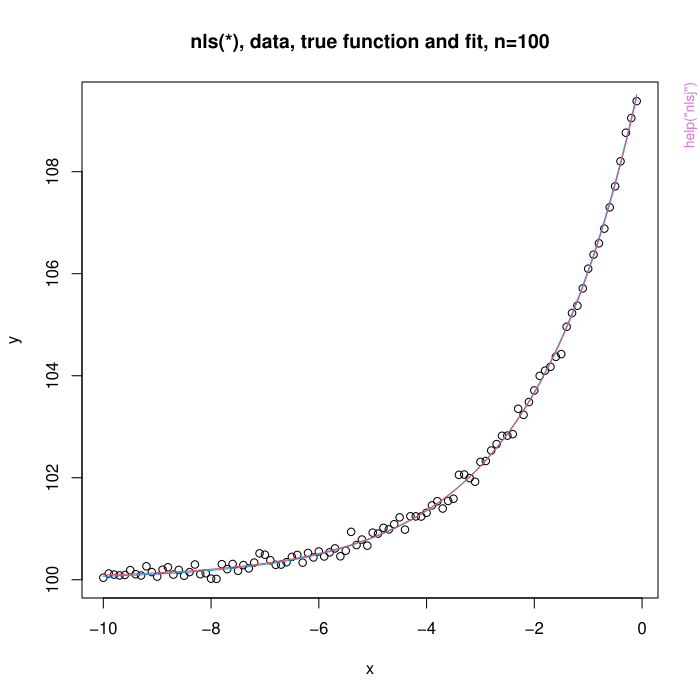

Generate this figure with R:
pkgname <- "nlsj"
source(file.path(R.home("share"), "R", "examples-header.R"))
options(warn = 1)
base::assign(".ExTimings", "nlsj-Ex.timings", pos = 'CheckExEnv')
base::cat("name\tuser\tsystem\telapsed\n", file=base::get(".ExTimings", pos = 'CheckExEnv'))
base::assign(".format_ptime",
function(x) {
  if(!is.na(x[4L])) x[1L] <- x[1L] + x[4L]
  if(!is.na(x[5L])) x[2L] <- x[2L] + x[5L]
  options(OutDec = '.')
  format(x[1L:3L], digits = 7L)
},
pos = 'CheckExEnv')

### * </HEADER>
library('nlsj')

base::assign(".oldSearch", base::search(), pos = 'CheckExEnv')
base::assign(".old_wd", base::getwd(), pos = 'CheckExEnv')
cleanEx()
nameEx("getInitial")
### * getInitial

flush(stderr()); flush(stdout())

base::assign(".ptime", proc.time(), pos = "CheckExEnv")
### Name: getInitial
### Title: Get Initial Parameter Estimates
### Aliases: getInitial getInitial.default getInitial.formula
### Keywords: models nonlinear manip

### ** Examples

PurTrt <- Puromycin[ Puromycin$state == "treated", ]
print(getInitial( rate ~ SSmicmen( conc, Vm, K ), PurTrt ), digits = 3)



base::assign(".dptime", (proc.time() - get(".ptime", pos = "CheckExEnv")), pos = "CheckExEnv")
base::cat("getInitial", base::get(".format_ptime", pos = 'CheckExEnv')(get(".dptime", pos = "CheckExEnv")), "\n", file=base::get(".ExTimings", pos = 'CheckExEnv'), append=TRUE, sep="\t")
cleanEx()
nameEx("nlsj")
### * nlsj

flush(stderr()); flush(stdout())

base::assign(".ptime", proc.time(), pos = "CheckExEnv")
### Name: nls
### Title: Nonlinear Least Squares
### Aliases: nls
### Keywords: nonlinear regression models

### ** Examples

## Don't show: 
od <- options(digits=5)
## End(Don't show)
require(graphics)

DNase1 <- subset(DNase, Run == 1)

## using a selfStart model
fm1DNase1 <- nls(density ~ SSlogis(log(conc), Asym, xmid, scal), DNase1)
summary(fm1DNase1)
## the coefficients only:
coef(fm1DNase1)
## including their SE, etc:
coef(summary(fm1DNase1))

## using conditional linearity
fm2DNase1 <- nls(density ~ 1/(1 + exp((xmid - log(conc))/scal)),
                 data = DNase1,
                 start = list(xmid = 0, scal = 1),
                 algorithm = "plinear")
summary(fm2DNase1)

## without conditional linearity
fm3DNase1 <- nls(density ~ Asym/(1 + exp((xmid - log(conc))/scal)),
                 data = DNase1,
                 start = list(Asym = 3, xmid = 0, scal = 1))
summary(fm3DNase1)

## using Port's nl2sol algorithm
fm4DNase1 <- nls(density ~ Asym/(1 + exp((xmid - log(conc))/scal)),
                 data = DNase1,
                 start = list(Asym = 3, xmid = 0, scal = 1),
                 algorithm = "port")
summary(fm4DNase1)

## weighted nonlinear regression
Treated <- Puromycin[Puromycin$state == "treated", ]
weighted.MM <- function(resp, conc, Vm, K)
{
    ## Purpose: exactly as white book p. 451 -- RHS for nls()
    ##  Weighted version of Michaelis-Menten model
    ## ----------------------------------------------------------
    ## Arguments: 'y', 'x' and the two parameters (see book)
    ## ----------------------------------------------------------
    ## Author: Martin Maechler, Date: 23 Mar 2001

    pred <- (Vm * conc)/(K + conc)
    (resp - pred) / sqrt(pred)
}

Pur.wt <- nls( ~ weighted.MM(rate, conc, Vm, K), data = Treated,
              start = list(Vm = 200, K = 0.1))
summary(Pur.wt)

## Passing arguments using a list that can not be coerced to a data.frame
lisTreat <- with(Treated,
                 list(conc1 = conc[1], conc.1 = conc[-1], rate = rate))

weighted.MM1 <- function(resp, conc1, conc.1, Vm, K)
{
     conc <- c(conc1, conc.1)
     pred <- (Vm * conc)/(K + conc)
    (resp - pred) / sqrt(pred)
}
Pur.wt1 <- nls( ~ weighted.MM1(rate, conc1, conc.1, Vm, K),
               data = lisTreat, start = list(Vm = 200, K = 0.1))
stopifnot(all.equal(coef(Pur.wt), coef(Pur.wt1)))

## Chambers and Hastie (1992) Statistical Models in S  (p. 537):
## If the value of the right side [of formula] has an attribute called
## 'gradient' this should be a matrix with the number of rows equal
## to the length of the response and one column for each parameter.

weighted.MM.grad <- function(resp, conc1, conc.1, Vm, K)
{
  conc <- c(conc1, conc.1)

  K.conc <- K+conc
  dy.dV <- conc/K.conc
  dy.dK <- -Vm*dy.dV/K.conc
  pred <- Vm*dy.dV
  pred.5 <- sqrt(pred)
  dev <- (resp - pred) / pred.5
  Ddev <- -0.5*(resp+pred)/(pred.5*pred)
  attr(dev, "gradient") <- Ddev * cbind(Vm = dy.dV, K = dy.dK)
  dev
}

Pur.wt.grad <- nls( ~ weighted.MM.grad(rate, conc1, conc.1, Vm, K),
                   data = lisTreat, start = list(Vm = 200, K = 0.1))

rbind(coef(Pur.wt), coef(Pur.wt1), coef(Pur.wt.grad))

## In this example, there seems no advantage to providing the gradient.
## In other cases, there might be.


## The two examples below show that you can fit a model to
## artificial data with noise but not to artificial data
## without noise.
x <- 1:10
y <- 2*x + 3                            # perfect fit
## terminates in an error, because convergence cannot be confirmed:
try(nls(y ~ a + b*x, start = list(a = 0.12345, b = 0.54321)))
## adjusting the convergence test by adding 'scaleOffset' to its denominator RSS:
nls(y ~ a + b*x, start = list(a = 0.12345, b = 0.54321),
    control = list(scaleOffset = 1, printEval=TRUE))
## Alternatively jittering the "too exact" values, slightly:
set.seed(27)
yeps <- y + rnorm(length(y), sd = 0.01) # added noise
nls(yeps ~ a + b*x, start = list(a = 0.12345, b = 0.54321))


## the nls() internal cheap guess for starting values can be sufficient:
x <- -(1:100)/10
y <- 100 + 10 * exp(x / 2) + rnorm(x)/10
nlmod <- nls(y ~  Const + A * exp(B * x))

plot(x,y, main = "nls(*), data, true function and fit, n=100")
curve(100 + 10 * exp(x / 2), col = 4, add = TRUE)
lines(x, predict(nlmod), col = 2)

## Here, requiring close convergence, you need to use more accurate numerical
##  differentiation; this gives Error: "step factor .. reduced below 'minFactor' .."
options(digits = 10) # more accuracy for 'trace'
## IGNORE_RDIFF_BEGIN
try(nlm1 <- update(nlmod, control = list(tol = 1e-7))) # where central diff. work here:
   (nlm2 <- update(nlmod, control = list(tol = 8e-8, nDcentral=TRUE), trace=TRUE))
## --> convergence tolerance  4.997e-8 (in 11 iter.)
## IGNORE_RDIFF_END

## The muscle dataset in MASS is from an experiment on muscle
## contraction on 21 animals.  The observed variables are Strip
## (identifier of muscle), Conc (Cacl concentration) and Length
## (resulting length of muscle section).
## IGNORE_RDIFF_BEGIN
if(requireNamespace("MASS", quietly = TRUE)) withAutoprint({
## The non linear model considered is
##       Length = alpha + beta*exp(-Conc/theta) + error
## where theta is constant but alpha and beta may vary with Strip.

with(MASS::muscle, table(Strip)) # 2, 3 or 4 obs per strip

## We first use the plinear algorithm to fit an overall model,
## ignoring that alpha and beta might vary with Strip.
musc.1 <- nls(Length ~ cbind(1, exp(-Conc/th)), MASS::muscle,
              start = list(th = 1), algorithm = "plinear")
summary(musc.1)

## Then we use nls' indexing feature for parameters in non-linear
## models to use the conventional algorithm to fit a model in which
## alpha and beta vary with Strip.  The starting values are provided
## by the previously fitted model.
## Note that with indexed parameters, the starting values must be
## given in a list (with names):
b <- coef(musc.1)
musc.2 <- nls(Length ~ a[Strip] + b[Strip]*exp(-Conc/th), MASS::muscle,
              start = list(a = rep(b[2], 21), b = rep(b[3], 21), th = b[1]))
summary(musc.2)
})
## IGNORE_RDIFF_END
## Don't show: 
options(od)
## End(Don't show)



base::assign(".dptime", (proc.time() - get(".ptime", pos = "CheckExEnv")), pos = "CheckExEnv")
base::cat("nlsj", base::get(".format_ptime", pos = 'CheckExEnv')(get(".dptime", pos = "CheckExEnv")), "\n", file=base::get(".ExTimings", pos = 'CheckExEnv'), append=TRUE, sep="\t")
cleanEx()
nameEx("nlsj.control")
### * nlsj.control

flush(stderr()); flush(stdout())

base::assign(".ptime", proc.time(), pos = "CheckExEnv")
### Name: nlsj.control
### Title: Control the Iterations in nlsj
### Aliases: nlsj.control
### Keywords: nonlinear regression models

### ** Examples

nls.control(minFactor = 1/2048)



base::assign(".dptime", (proc.time() - get(".ptime", pos = "CheckExEnv")), pos = "CheckExEnv")
base::cat("nlsj.control", base::get(".format_ptime", pos = 'CheckExEnv')(get(".dptime", pos = "CheckExEnv")), "\n", file=base::get(".ExTimings", pos = 'CheckExEnv'), append=TRUE, sep="\t")
cleanEx()
nameEx("nlsjModel")
### * nlsjModel

flush(stderr()); flush(stdout())

base::assign(".ptime", proc.time(), pos = "CheckExEnv")
### Name: nlsjModel
### Title: Nonlinear Least Squares model object creation
### Aliases: nlsModel
### Keywords: nonlinear regression models

### ** Examples

## Don't show: 
od <- options(digits=5)
## End(Don't show)
require(graphics)

DNase1 <- subset(DNase, Run == 1)

## using a selfStart model
fm1DNase1 <- nls(density ~ SSlogis(log(conc), Asym, xmid, scal), DNase1)
summary(fm1DNase1)
## the coefficients only:
coef(fm1DNase1)
## including their SE, etc:
coef(summary(fm1DNase1))

## using conditional linearity
fm2DNase1 <- nls(density ~ 1/(1 + exp((xmid - log(conc))/scal)),
                 data = DNase1,
                 start = list(xmid = 0, scal = 1),
                 algorithm = "plinear")
summary(fm2DNase1)

## without conditional linearity
fm3DNase1 <- nls(density ~ Asym/(1 + exp((xmid - log(conc))/scal)),
                 data = DNase1,
                 start = list(Asym = 3, xmid = 0, scal = 1))
summary(fm3DNase1)

## using Port's nl2sol algorithm
fm4DNase1 <- nls(density ~ Asym/(1 + exp((xmid - log(conc))/scal)),
                 data = DNase1,
                 start = list(Asym = 3, xmid = 0, scal = 1),
                 algorithm = "port")
summary(fm4DNase1)

## weighted nonlinear regression
Treated <- Puromycin[Puromycin$state == "treated", ]
weighted.MM <- function(resp, conc, Vm, K)
{
    ## Purpose: exactly as white book p. 451 -- RHS for nls()
    ##  Weighted version of Michaelis-Menten model
    ## ----------------------------------------------------------
    ## Arguments: 'y', 'x' and the two parameters (see book)
    ## ----------------------------------------------------------
    ## Author: Martin Maechler, Date: 23 Mar 2001

    pred <- (Vm * conc)/(K + conc)
    (resp - pred) / sqrt(pred)
}

Pur.wt <- nls( ~ weighted.MM(rate, conc, Vm, K), data = Treated,
              start = list(Vm = 200, K = 0.1))
summary(Pur.wt)

## Passing arguments using a list that can not be coerced to a data.frame
lisTreat <- with(Treated,
                 list(conc1 = conc[1], conc.1 = conc[-1], rate = rate))

weighted.MM1 <- function(resp, conc1, conc.1, Vm, K)
{
     conc <- c(conc1, conc.1)
     pred <- (Vm * conc)/(K + conc)
    (resp - pred) / sqrt(pred)
}
Pur.wt1 <- nls( ~ weighted.MM1(rate, conc1, conc.1, Vm, K),
               data = lisTreat, start = list(Vm = 200, K = 0.1))
stopifnot(all.equal(coef(Pur.wt), coef(Pur.wt1)))

## Chambers and Hastie (1992) Statistical Models in S  (p. 537):
## If the value of the right side [of formula] has an attribute called
## 'gradient' this should be a matrix with the number of rows equal
## to the length of the response and one column for each parameter.

weighted.MM.grad <- function(resp, conc1, conc.1, Vm, K)
{
  conc <- c(conc1, conc.1)

  K.conc <- K+conc
  dy.dV <- conc/K.conc
  dy.dK <- -Vm*dy.dV/K.conc
  pred <- Vm*dy.dV
  pred.5 <- sqrt(pred)
  dev <- (resp - pred) / pred.5
  Ddev <- -0.5*(resp+pred)/(pred.5*pred)
  attr(dev, "gradient") <- Ddev * cbind(Vm = dy.dV, K = dy.dK)
  dev
}

Pur.wt.grad <- nls( ~ weighted.MM.grad(rate, conc1, conc.1, Vm, K),
                   data = lisTreat, start = list(Vm = 200, K = 0.1))

rbind(coef(Pur.wt), coef(Pur.wt1), coef(Pur.wt.grad))

## In this example, there seems no advantage to providing the gradient.
## In other cases, there might be.


## The two examples below show that you can fit a model to
## artificial data with noise but not to artificial data
## without noise.
x <- 1:10
y <- 2*x + 3                            # perfect fit
## terminates in an error, because convergence cannot be confirmed:
try(nls(y ~ a + b*x, start = list(a = 0.12345, b = 0.54321)))
## adjusting the convergence test by adding 'scaleOffset' to its denominator RSS:
nls(y ~ a + b*x, start = list(a = 0.12345, b = 0.54321),
    control = list(scaleOffset = 1, printEval=TRUE))
## Alternatively jittering the "too exact" values, slightly:
set.seed(27)
yeps <- y + rnorm(length(y), sd = 0.01) # added noise
nls(yeps ~ a + b*x, start = list(a = 0.12345, b = 0.54321))


## the nls() internal cheap guess for starting values can be sufficient:
x <- -(1:100)/10
y <- 100 + 10 * exp(x / 2) + rnorm(x)/10
nlmod <- nls(y ~  Const + A * exp(B * x))

plot(x,y, main = "nls(*), data, true function and fit, n=100")
curve(100 + 10 * exp(x / 2), col = 4, add = TRUE)
lines(x, predict(nlmod), col = 2)

## Here, requiring close convergence, you need to use more accurate numerical
##  differentiation; this gives Error: "step factor .. reduced below 'minFactor' .."
options(digits = 10) # more accuracy for 'trace'
## IGNORE_RDIFF_BEGIN
try(nlm1 <- update(nlmod, control = list(tol = 1e-7))) # where central diff. work here:
   (nlm2 <- update(nlmod, control = list(tol = 8e-8, nDcentral=TRUE), trace=TRUE))
## --> convergence tolerance  4.997e-8 (in 11 iter.)
## IGNORE_RDIFF_END

## The muscle dataset in MASS is from an experiment on muscle
## contraction on 21 animals.  The observed variables are Strip
## (identifier of muscle), Conc (Cacl concentration) and Length
## (resulting length of muscle section).
## IGNORE_RDIFF_BEGIN
if(requireNamespace("MASS", quietly = TRUE)) withAutoprint({
## The non linear model considered is
##       Length = alpha + beta*exp(-Conc/theta) + error
## where theta is constant but alpha and beta may vary with Strip.

with(MASS::muscle, table(Strip)) # 2, 3 or 4 obs per strip

## We first use the plinear algorithm to fit an overall model,
## ignoring that alpha and beta might vary with Strip.
musc.1 <- nls(Length ~ cbind(1, exp(-Conc/th)), MASS::muscle,
              start = list(th = 1), algorithm = "plinear")
summary(musc.1)

## Then we use nls' indexing feature for parameters in non-linear
## models to use the conventional algorithm to fit a model in which
## alpha and beta vary with Strip.  The starting values are provided
## by the previously fitted model.
## Note that with indexed parameters, the starting values must be
## given in a list (with names):
b <- coef(musc.1)
musc.2 <- nls(Length ~ a[Strip] + b[Strip]*exp(-Conc/th), MASS::muscle,
              start = list(a = rep(b[2], 21), b = rep(b[3], 21), th = b[1]))
summary(musc.2)
})
## IGNORE_RDIFF_END
## Don't show: 
options(od)
## End(Don't show)



base::assign(".dptime", (proc.time() - get(".ptime", pos = "CheckExEnv")), pos = "CheckExEnv")
base::cat("nlsjModel", base::get(".format_ptime", pos = 'CheckExEnv')(get(".dptime", pos = "CheckExEnv")), "\n", file=base::get(".ExTimings", pos = 'CheckExEnv'), append=TRUE, sep="\t")
cleanEx()
nameEx("numericDeriv")
### * numericDeriv

flush(stderr()); flush(stdout())

base::assign(".ptime", proc.time(), pos = "CheckExEnv")
### Name: numericDeriv
### Title: Evaluate Derivatives Numerically
### Aliases: numericDeriv
### Keywords: models

### ** Examples

myenv <- new.env()
myenv$mean <- 0.
myenv$sd   <- 1.
myenv$x    <- seq(-3., 3., length.out = 31)
nD <- numericDeriv(quote(pnorm(x, mean, sd)), c("mean", "sd"), myenv)
str(nD)

## Visualize :
require(graphics)
matplot(myenv$x, cbind(c(nD), attr(nD, "gradient")), type="l")
abline(h=0, lty=3)
## "gradient" is close to the true derivatives, you don't see any diff.:
curve( - dnorm(x), col=2, lty=3, lwd=2, add=TRUE)
curve(-x*dnorm(x), col=3, lty=3, lwd=2, add=TRUE)
##
## IGNORE_RDIFF_BEGIN
# shows 1.609e-8 on most platforms
all.equal(attr(nD,"gradient"),
          with(myenv, cbind(-dnorm(x), -x*dnorm(x))))
## IGNORE_RDIFF_END



base::assign(".dptime", (proc.time() - get(".ptime", pos = "CheckExEnv")), pos = "CheckExEnv")
base::cat("numericDeriv", base::get(".format_ptime", pos = 'CheckExEnv')(get(".dptime", pos = "CheckExEnv")), "\n", file=base::get(".ExTimings", pos = 'CheckExEnv'), append=TRUE, sep="\t")
cleanEx()
nameEx("setNames")
### * setNames

flush(stderr()); flush(stdout())

base::assign(".ptime", proc.time(), pos = "CheckExEnv")
### Name: setNames
### Title: Set the Names in an Object
### Aliases: setNames
### Keywords: list

### ** Examples

setNames( 1:3, c("foo", "bar", "baz") )
# this is just a short form of
tmp <- 1:3
names(tmp) <-  c("foo", "bar", "baz")
tmp

## special case of character vector, using default
setNames(nm = c("First", "2nd"))



base::assign(".dptime", (proc.time() - get(".ptime", pos = "CheckExEnv")), pos = "CheckExEnv")
base::cat("setNames", base::get(".format_ptime", pos = 'CheckExEnv')(get(".dptime", pos = "CheckExEnv")), "\n", file=base::get(".ExTimings", pos = 'CheckExEnv'), append=TRUE, sep="\t")
cleanEx()
nameEx("sortedXyData")
### * sortedXyData

flush(stderr()); flush(stdout())

base::assign(".ptime", proc.time(), pos = "CheckExEnv")
### Name: sortedXyData
### Title: Create a 'sortedXyData' Object
### Aliases: sortedXyData sortedXyData.default
### Keywords: manip

### ** Examples

DNase.2 <- DNase[ DNase$Run == "2", ]
sortedXyData( expression(log(conc)), expression(density), DNase.2 )



base::assign(".dptime", (proc.time() - get(".ptime", pos = "CheckExEnv")), pos = "CheckExEnv")
base::cat("sortedXyData", base::get(".format_ptime", pos = 'CheckExEnv')(get(".dptime", pos = "CheckExEnv")), "\n", file=base::get(".ExTimings", pos = 'CheckExEnv'), append=TRUE, sep="\t")
### * <FOOTER>
###
cleanEx()
options(digits = 7L)
base::cat("Time elapsed: ", proc.time() - base::get("ptime", pos = 'CheckExEnv'),"\n")
grDevices::dev.off()
###
### Local variables: ***
### mode: outline-minor ***
### outline-regexp: "\\(> \\)?### [*]+" ***
### End: ***
quit('no')
